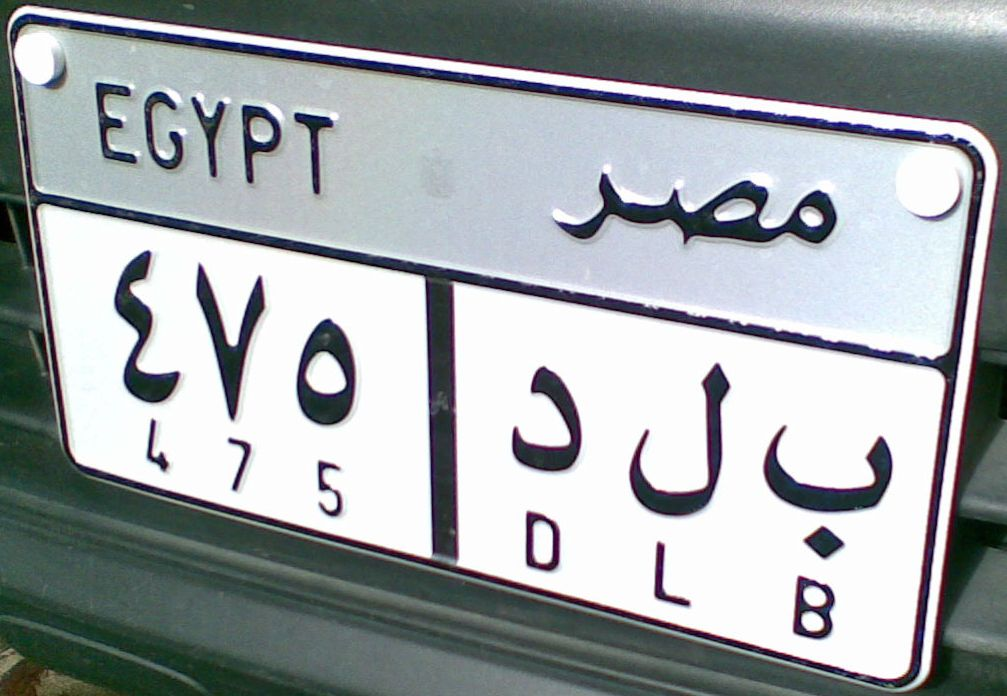
#> input picture CVAssignment/Assignment1_21686/Assignment1DataSet/L3.jpg, 1007 x 696 px
$ python lasttryalM2.py
#> lines starting #> are read from the running program, lines starting #| are printed output that depends on the picture
import cv2
import numpy as np
import math

L3=cv2.imread('L3.jpg',0)
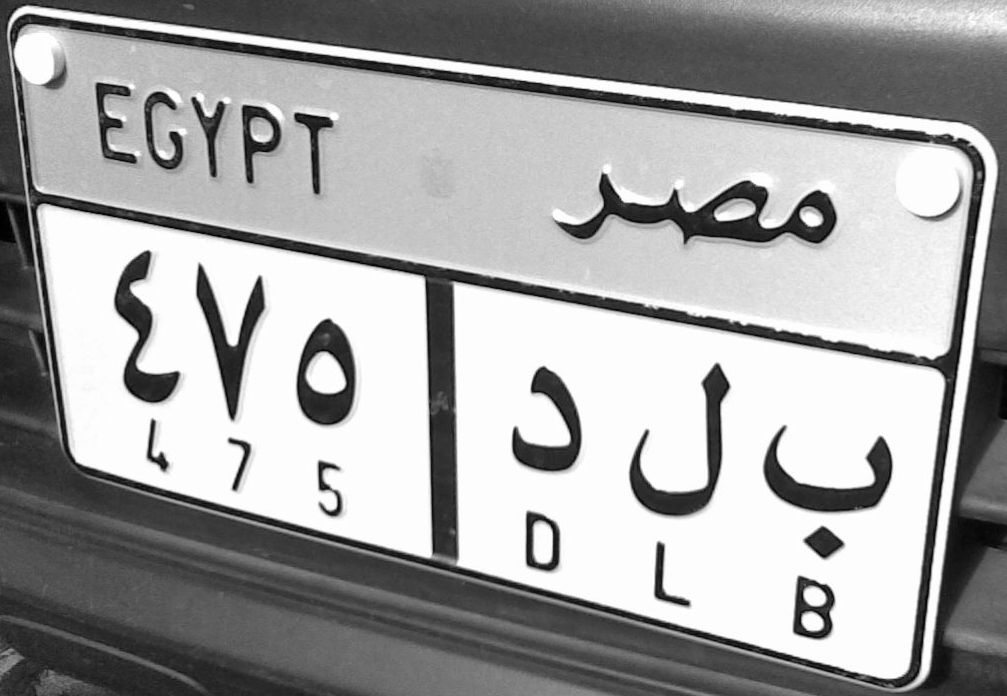
#> L3: shape (696, 1007); min 0, max 255, mean 162.4

matrixtmp=np.matrix([[5,2,1],[900,694,1],[68,467,1]])#2nd point was [980,127,1]
OriginalPointMAtrix=np.linalg.inv(matrixtmp)
destinationXs=np.matrix([[0],[1000],[0]])
destinationYs=np.matrix([[0],[690],[690]])# 2nd point was 1000,2
ones=np.matrix([[1],[1],[1]])
firstRaw=OriginalPointMAtrix * destinationXs
firstRaw=firstRaw.transpose()
secondRaw=OriginalPointMAtrix  * destinationYs
secondRaw=secondRaw.transpose()
thirdRaw=OriginalPointMAtrix *ones
thirdRaw=thirdRaw.transpose()

AffineMatrix=np.concatenate((firstRaw, secondRaw), axis=0)
AffineMatrix=np.concatenate((AffineMatrix, thirdRaw), axis=0)
AffineMatrix=np.linalg.inv(AffineMatrix)

rows3,cols3 = L3.shape
#> rows3 = 696; cols3 = 1007
result3_image = np.zeros((rows3,cols3,3), np.uint8)
##################################################################################
matrixtmp=np.matrix([[10,5,1],[150,970,1],[694,900,1]])#2nd point was [980,127,1]
OriginalPointMAtrix=np.linalg.inv(matrixtmp)
destinationYs=np.matrix([[0],[1000],[1000]])
destinationXs=np.matrix([[0],[0],[690]])# 2nd point was 1000,2
ones=np.matrix([[1],[1],[1]])
firstRaw=OriginalPointMAtrix * destinationXs
firstRaw=firstRaw.transpose()
secondRaw=OriginalPointMAtrix  * destinationYs
secondRaw=secondRaw.transpose()
thirdRaw=OriginalPointMAtrix *ones
thirdRaw=thirdRaw.transpose()

AffineMatrix2=np.concatenate((firstRaw, secondRaw), axis=0)
AffineMatrix2=np.concatenate((AffineMatrix2, thirdRaw), axis=0)
AffineMatrix2=np.linalg.inv(AffineMatrix2)
print (AffineMatrix2)
##################################3
for x in range(0,690):
    limit=(500*x)/345
    for y in range(0,1000):
        if(y > limit ):
        #     newPoint=np.matrix([[x],[y],[1]])
        #     oldPoint=AffineMatrix*newPoint
        # else:
            newPoint = np.matrix([[x], [y], [1]])
            oldPoint = AffineMatrix2 * newPoint

            if (oldPoint.item(0,0)%1 == 0.0) is (oldPoint.item(1,0)%1 == 0.0) :
                oldx=int((oldPoint.item(0,0)))
                oldy=int((oldPoint.item(1,0)))
                result3_image[x,y]=L3[oldx,oldy]
            else:
                intensity=0
                exactCellX=int(round(oldPoint.item(0,0)))
                exactCellY=int(round(oldPoint.item(1,0)))
                ratioX=oldPoint.item(0,0)%1
                ratioY=oldPoint.item(1,0)%1
                result1=0
                result2=0
                #if exactCellX <= rows & exactCellY <= cols:
                result1+=L3[exactCellX,exactCellY]*ratioX
                if(exactCellX-1 > -1):
                    result1+=(1-ratioX)*L3[exactCellX-1,exactCellY]
                if(exactCellY-1 > -1):
                    result2=ratioX*L3[exactCellX,exactCellY-1]
                if(exactCellY-1 > -1 is exactCellX-1 > -1):
                    result2+=(1-ratioX) * L3[exactCellX-1][exactCellY-1]
                intensity=int(math.ceil((result1 * ratioY + result2 * (1-ratioY))))
                result3_image[x,y]=int(intensity)
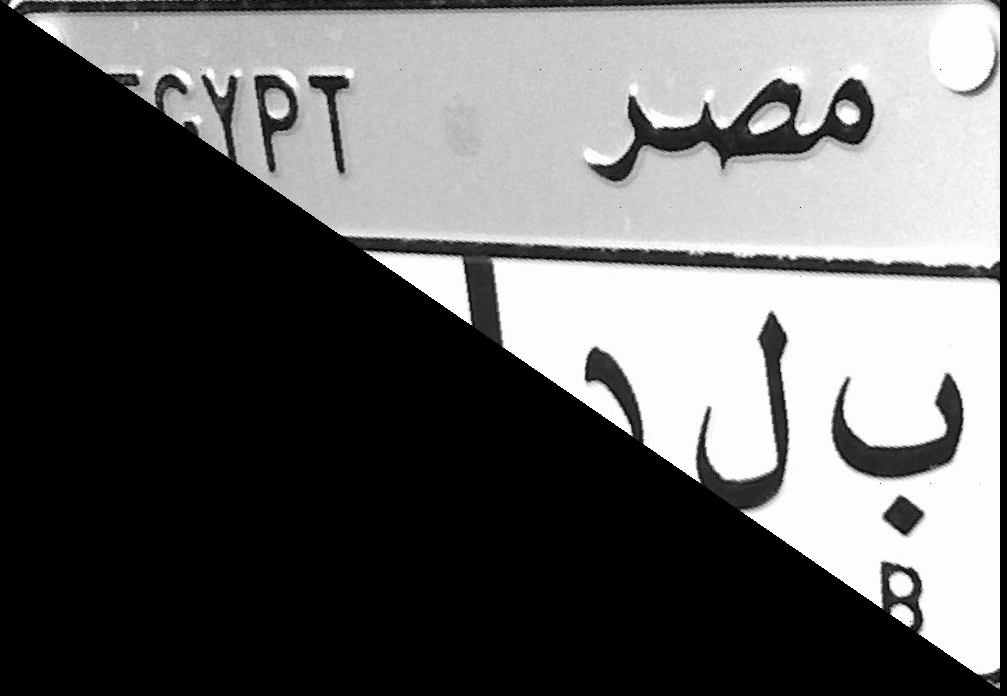
#> result3_image: shape (696, 1007, 3); min 0, max 255, mean 98.4


cv2.imshow('Affine L3 other', result3_image)


cv2.waitKey(0)
cv2.destroyAllWindows()
